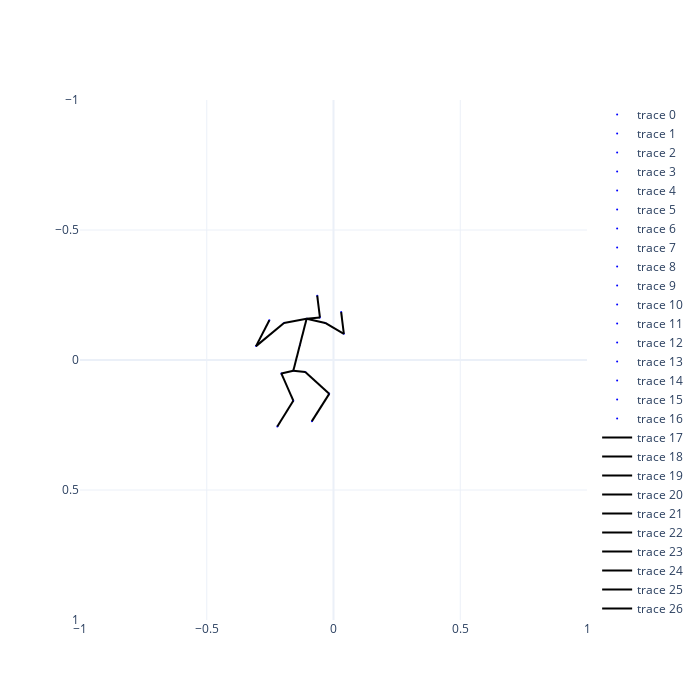

The cell this chart's notebook holds for it:
### Code cell
# 2d input
aihub_2d = copy.deepcopy(input)
# 2d skeleton
pos = copy.deepcopy(aihub_2d)
points_aihub_2d = {}
for i, p in enumerate(pos):
    p = np.append(p, 0.0)
    #print(i, h36m_keypoints[i], p)
    points_aihub_2d[h36m_keypoints[i]] = p
pos_vector = pos.reshape(-1) # (51,)
total_min, total_max = pos_vector.min(), pos_vector.max()
print("total min: ", total_min,
      "total max: ", total_max)

interact(draw_skeleton_2d(points_aihub_2d, h36m_connections))

### Figure 1 — Plotly figure (JSON) as saved in the notebook; plotly's stock layout.template omitted (floating-point values rounded to 4 significant figures)
{"data": [{"marker": {"color": "blue", "size": 2}, "mode": "markers", "type": "scatter", "x": [-0.1586], "y": [0.04106]}, {"marker": {"color": "blue", "size": 2}, "mode": "markers", "type": "scatter", "x": [-0.2058], "y": [0.05156]}, {"marker": {"color": "blue", "size": 2}, "mode": "markers", "type": "scatter", "x": [-0.1586], "y": [0.1565]}, {"marker": {"color": "blue", "size": 2}, "mode": "markers", "type": "scatter", "x": [-0.2215], "y": [0.2562]}, {"marker": {"color": "blue", "size": 2}, "mode": "markers", "type": "scatter", "x": [-0.1114], "y": [0.04631]}, {"marker": {"color": "blue", "size": 2}, "mode": "markers", "type": "scatter", "x": [-0.01693], "y": [0.1302]}, {"marker": {"color": "blue", "size": 2}, "mode": "markers", "type": "scatter", "x": [-0.08513], "y": [0.2352]}, {"marker": {"color": "blue", "size": 2}, "mode": "markers", "type": "scatter", "x": [-0.1323], "y": [-0.05862]}, {"marker": {"color": "blue", "size": 2}, "mode": "markers", "type": "scatter", "x": [-0.1061], "y": [-0.1583]}, {"marker": {"color": "blue", "size": 2}, "mode": "markers", "type": "scatter", "x": [-0.05365], "y": [-0.1635]}, {"marker": {"color": "blue", "size": 2}, "mode": "markers", "type": "scatter", "x": [-0.06414], "y": [-0.2475]}, {"marker": {"color": "blue", "size": 2}, "mode": "markers", "type": "scatter", "x": [-0.03266], "y": [-0.1426]}, {"marker": {"color": "blue", "size": 2}, "mode": "markers", "type": "scatter", "x": [0.04078], "y": [-0.1006]}, {"marker": {"color": "blue", "size": 2}, "mode": "markers", "type": "scatter", "x": [0.03029], "y": [-0.1845]}, {"marker": {"color": "blue", "size": 2}, "mode": "markers", "type": "scatter", "x": [-0.1953], "y": [-0.1426]}, {"marker": {"color": "blue", "size": 2}, "mode": "markers", "type": "scatter", "x": [-0.3055], "y": [-0.05337]}, {"marker": {"color": "blue", "size": 2}, "mode": "markers", "type": "scatter", "x": [-0.253], "y": [-0.153]}, {"line": {"color": "black"}, "mode": "lines", "type": "scatter", "x": [-0.1586, -0.2058], "y": [0.04106, 0.05156]}, {"line": {"color": "black"}, "mode": "lines", "type": "scatter", "x": [-0.1586, -0.1114], "y": [0.04106, 0.04631]}, {"line": {"color": "black"}, "mode": "lines", "type": "scatter", "x": [-0.1586, -0.1323], "y": [0.04106, -0.05862]}, {"line": {"color": "black"}, "mode": "lines", "type": "scatter", "x": [-0.2058, -0.1586], "y": [0.05156, 0.1565]}, {"line": {"color": "black"}, "mode": "lines", "type": "scatter", "x": [-0.1586, -0.2215], "y": [0.1565, 0.2562]}, {"line": {"color": "black"}, "mode": "lines", "type": "scatter", "x": [-0.1114, -0.01693], "y": [0.04631, 0.1302]}, {"line": {"color": "black"}, "mode": "lines", "type": "scatter", "x": [-0.01693, -0.08513], "y": [0.1302, 0.2352]}, {"line": {"color": "black"}, "mode": "lines", "type": "scatter", "x": [-0.1323, -0.1061], "y": [-0.05862, -0.1583]}, {"line": {"color": "black"}, "mode": "lines", "type": "scatter", "x": [-0.1061, -0.05365], "y": [-0.1583, -0.1635]}, {"line": {"color": "black"}, "mode": "lines", "type": "scatter", "x": [-0.05365, -0.06414], "y": [-0.1635, -0.2475]}, {"line": {"color": "black"}, "mode": "lines", "type": "scatter", "x": [-0.1061, -0.1953], "y": [-0.1583, -0.1426]}, {"line": {"color": "black"}, "mode": "lines", "type": "scatter", "x": [-0.1953, -0.3055], "y": [-0.1426, -0.05337]}, {"line": {"color": "black"}, "mode": "lines", "type": "scatter", "x": [-0.3055, -0.253], "y": [-0.05337, -0.153]}, {"line": {"color": "black"}, "mode": "lines", "type": "scatter", "x": [-0.1061, -0.03266], "y": [-0.1583, -0.1426]}, {"line": {"color": "black"}, "mode": "lines", "type": "scatter", "x": [-0.03266, 0.04078], "y": [-0.1426, -0.1006]}, {"line": {"color": "black"}, "mode": "lines", "type": "scatter", "x": [0.04078, 0.03029], "y": [-0.1006, -0.1845]}], "layout": {"height": 700, "width": 700, "xaxis": {"range": [-1, 1]}, "yaxis": {"range": [1, -1]}}}
